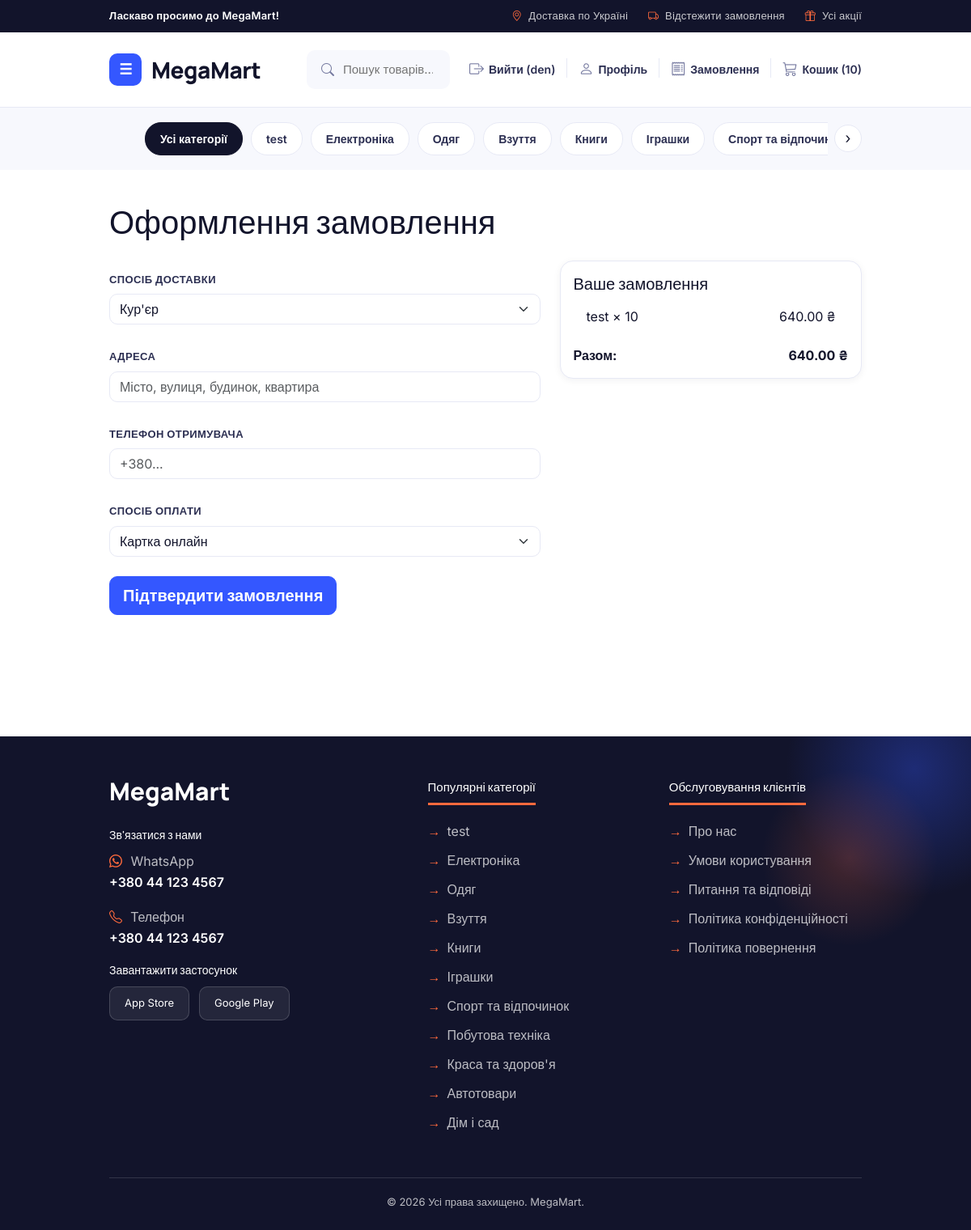
Page /checkout/ (signed in) on the committed database.
### accounts/models.py (models this page shows)
class CustomUser(AbstractUser):
    class Role(models.TextChoices):
        CUSTOMER = 'customer', 'Customer'
        ADMIN = 'admin', 'Admin'
    phone = models.CharField(max_length=20, blank=True)
    role = models.CharField(max_length=20, choices=Role.choices, default=Role.CUSTOMER)

### catalog/models.py (models this page shows, shortened)
class Category(models.Model):
    name = models.CharField(max_length=100, verbose_name="назва категорії")
    class Meta:
        verbose_name = "Категорія"
        verbose_name_plural = "Категорії"

class Product(models.Model):
    name = models.CharField(max_length=200, verbose_name="назва товару", db_index=True)
    description = models.TextField(blank=True, verbose_name="опис товару")
    price = models.DecimalField(max_digits=10, decimal_places=2, verbose_name="ціна товару", db_index=True)
    category = models.ForeignKey(Category, on_delete=models.CASCADE, related_name='products', verbose_name="категорія товару")
    stock = models.PositiveIntegerField(default=0, verbose_name="кількість товару")
    image = models.ImageField(upload_to='products/', blank=True, null=True, verbose_name="фото товару")
    created_at = models.DateTimeField(auto_now_add=True, verbose_name="дата додавання")
    class Meta:
        verbose_name = "Товар"
        verbose_name_plural = "Товари"
        ordering = ['-created_at']

### orders/models.py (models this page shows, shortened)
class CartItem(models.Model):
    cart = models.ForeignKey(Cart, on_delete=models.CASCADE, related_name='items', verbose_name="кошик")
    product = models.ForeignKey(Product, on_delete=models.CASCADE, verbose_name="товар")
    quantity = models.PositiveIntegerField(default=1, validators=[MinValueValidator(1)], verbose_name="кількість")
    class Meta:
        unique_together = ('cart', 'product')
    @property
    def subtotal(self):
        return self.product.price * self.quantity

class Cart(models.Model):
    user = models.OneToOneField(
        settings.AUTH_USER_MODEL,
        on_delete=models.CASCADE,
        related_name='cart',
        verbose_name="користувач"
    )
    created_at = models.DateTimeField(auto_now_add=True)
    @property
    def total_amount(self):
        return sum(item.subtotal for item in self.items.all())

### shop/views.py (the view, shortened to what this page needs)
# urls.py: path('checkout/', OrderCreateView.as_view(), name='order-create'),
@login_required(login_url='shop_login')
def checkout(request):
    cart, _ = Cart.objects.get_or_create(user=request.user)
    items = cart.items.select_related('product').all()
    if not items:
        messages.warning(request, "Ваш кошик порожній.")
        return redirect('cart')
    return render(request, "shop/checkout.html", {"cart": cart, "items": items})

### shop/context_processors.py (called while the page is built)
def shop_context(request):
    cart_count = 0
    if request.user.is_authenticated:
        cart = Cart.objects.filter(user=request.user).first()
        if cart:
            cart_count = sum(item.quantity for item in cart.items.all())
    return {
        'nav_categories': Category.objects.all(),
        'cart_count': cart_count,
    }

### shop/templates/shop/checkout.html (shortened to what this page needs)
{% extends 'shop/base.html' %}
{% block content %}
{% include 'shop/includes/topbar.html' %}
{% include 'shop/includes/navbar.html' %}
{% include 'shop/includes/category_menu.html' %}
<section class="catalog-section">
    <div class="container">
        <h1 class="mb-4">Оформлення замовлення</h1>
        <div class="row">
            <div class="col-md-7">
                <form method="post">
                    <div class="mb-3">
                        <label class="form-label">Спосіб доставки</label>
                        <select name="delivery_method" class="form-select" required>
                            <option value="courier">Кур'єр</option>
                        </select>
                    </div>
                    <div class="mb-3">
                        <label class="form-label" for="address">Адреса</label>
                        <input type="text" class="form-control" id="address" name="address"
                            placeholder="Місто, вулиця, будинок, квартира">
                    </div>
                    <div class="mb-3">
                        <label class="form-label" for="recipient_phone">Телефон отримувача</label>
                        <input type="tel" class="form-control" id="recipient_phone" name="recipient_phone"
                            placeholder="+380..." required>
                    </div>
                    <div class="mb-4">
                        <label class="form-label">Спосіб оплати</label>
                        <select name="payment_method" class="form-select" required>
                            <option value="card_online">Картка онлайн</option>
                        </select>
                    </div>
                    <button type="submit" class="btn btn-primary btn-lg">Підтвердити замовлення</button>
                </form>
            </div>
            <div class="col-md-5">
                <div class="card">
                    <div class="card-body">
                        <h5 class="card-title">Ваше замовлення</h5>
                        <ul class="list-group list-group-flush mb-3">
                            {% for item in items %}
                            <li class="list-group-item d-flex justify-content-between">
                                <span>{{ item.product.name }} × {{ item.quantity }}</span>
                                <span>{{ item.subtotal|floatformat:2 }} ₴</span>
                            </li>
                            {% endfor %}
                        </ul>
                        <div class="d-flex justify-content-between">
                            <strong>Разом:</strong>
                            <strong>{{ cart.total_amount|floatformat:2 }} ₴</strong>
                        </div>
                    </div>
                </div>
            </div>
        </div>
    </div>
</section>
{% include 'shop/includes/footer.html' %}
{% endblock %}

### shop/templates/shop/includes/navbar.html (shortened to what this page needs)
{% load static %}
<nav class="navbar-section">
    <div class="container navbar-inner">
        <a href="{% url 'home' %}" class="logo">
            <span class="logo-icon">☰</span>
            MegaMart
        </a>
        <form class="search-box" action="{% url 'catalog' %}" method="get">
            <i class="bi bi-search"></i>
            <input type="text" name="q" value="{{ query|default:'' }}" placeholder="Пошук товарів...">
        </form>
        <div class="nav-actions">
            {% if user.is_authenticated %}
            <a href="{% url 'shop_logout' %}" class="nav-action-link">
                <i class="bi bi-box-arrow-right"></i>
                <span>Вийти ({{ user.username }})</span>
            </a>
            {% endif %}
            <a href="{% url 'profile' %}" class="nav-action-link">
                <i class="bi bi-person"></i>
                <span>Профіль</span>
            </a>
            <a href="{% url 'order_history' %}" class="nav-action-link">
                <i class="bi bi-receipt"></i>
                <span>Замовлення</span>
            </a>
            <a href="{% url 'cart' %}" class="nav-action-link">
                <i class="bi bi-cart3"></i>
                <span>Кошик{% if cart_count %} ({{ cart_count }}){% endif %}</span>
            </a>
        </div>
    </div>
</nav>

### shop/templates/shop/includes/category_menu.html (shortened to what this page needs)
<section class="category-menu">
    <div class="container">
        <div class="category-menu-wrap">
            <div class="category-list" id="categoryList">
                <a href="{% url 'catalog' %}">
                    <button type="button">Усі категорії</button>
                </a>
                {% for cat in nav_categories %}
                <a href="{% url 'catalog' %}?category={{ cat.id }}">
                    <button type="button">{{ cat.name }}</button>
                </a>
                {% endfor %}
            </div>
            <button type="button" class="category-scroll category-scroll-right" aria-label="Прокрутити праворуч">›</button>
        </div>
    </div>
</section>

### shop/templates/shop/includes/footer.html
<footer class="footer">
    <div class="container">
        <div class="footer-grid">
            <div class="footer-brand">
                <h2>MegaMart</h2>
                <h4>Зв'язатися з нами</h4>
                <p><i class="bi bi-whatsapp"></i> WhatsApp<br><span>+380 44 123 4567</span></p>
                <p><i class="bi bi-telephone"></i> Телефон<br><span>+380 44 123 4567</span></p>
                <h4>Завантажити застосунок</h4>
                <div class="app-buttons">
                    <div class="app-btn">App Store</div>
                    <div class="app-btn">Google Play</div>
                </div>
            </div>
            <div class="footer-col">
                <h3>Популярні категорії</h3>
                <ul>
                    {% for cat in nav_categories %}
                    <li><a href="{% url 'catalog' %}?category={{ cat.id }}">{{ cat.name }}</a></li>
                    {% endfor %}
                </ul>
            </div>
            <div class="footer-col">
                <h3>Обслуговування клієнтів</h3>
                <ul>
                    <li>Про нас</li>
                    <li>Умови користування</li>
                    <li>Питання та відповіді</li>
                    <li>Політика конфіденційності</li>
                    <li>Політика повернення</li>
                </ul>
            </div>
        </div>
        <div class="footer-bottom">© 2026 Усі права захищено. MegaMart.</div>
    </div>
</footer>

### rows in the picture
CustomUser: username "den"
Category: name "test"
Category: name "Електроніка"
Category: name "Одяг"
Category: name "Взуття"
Category: name "Книги"
Category: name "Іграшки"
Category: name "Спорт та…", name "Спорт та відпочинок"
CartItem: product.name "test", quantity "10", subtotal "640.00"
Cart: total_amount "640.00"
Category: name "Побутова техніка"
Category: name "Краса та здоров'я"
Category: name "Автотовари"
Category: name "Дім і сад"

### other values in the picture
{{ cart_count }} "10"
